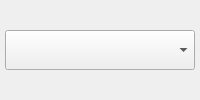
<?xml version="1.0" encoding="UTF-8"?>
<ui version="4.0">
 <class>CusComBox</class>
 <widget class="QWidget" name="CusComBox">
  <property name="geometry">
   <rect>
    <x>0</x>
    <y>0</y>
    <width>200</width>
    <height>100</height>
   </rect>
  </property>
  <property name="maximumSize">
   <size>
    <width>200</width>
    <height>100</height>
   </size>
  </property>
  <property name="windowTitle">
   <string>Form</string>
  </property>
  <layout class="QGridLayout" name="gridLayout">
   <property name="leftMargin">
    <number>0</number>
   </property>
   <property name="topMargin">
    <number>0</number>
   </property>
   <property name="rightMargin">
    <number>0</number>
   </property>
   <property name="bottomMargin">
    <number>0</number>
   </property>
   <property name="spacing">
    <number>0</number>
   </property>
   <item row="0" column="0">
    <widget class="QComboBox" name="comboBox">
     <property name="maximumSize">
      <size>
       <width>190</width>
       <height>40</height>
      </size>
     </property>
    </widget>
   </item>
  </layout>
 </widget>
 <resources/>
 <connections/>
</ui>
